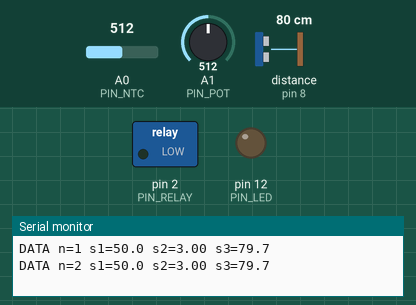
The sketch below on a simulated Arduino Uno, built with avr-gcc and run on an emulated ATmega328P. Shown: switched loads named in the sketch (green lamp = pin HIGH), output pins drawn as LEDs (lit = HIGH), the last lines printed to the serial monitor. Wiring (inferred from the names in the program): ultrasonic range finder: trigger pin 7; echo pin 8. Inputs (shaded band) come from the test bench; at power-on: A1 (PIN_POT) = 512, A0 (PIN_NTC) = 512, distance to the obstacle (sensor on pin 8) 80 cm. The echo pulse lasts 58.3 µs per cm; pins used as bus, display or sensor lines are not drawn.

Above: at 2.8 s.
2.9 s: A1 (PIN_POT) set to 668
4.4 s: A1 (PIN_POT) set to 692
At 6.1 s:
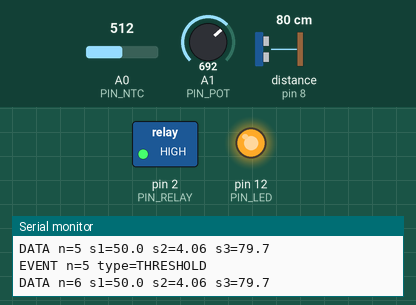
Timing chart, 0 to 7.6 s (numbered marks = the images above; inputs shaded):
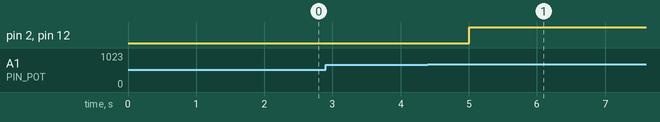

The sketch:

sketch.ino
```cpp
const unsigned long T_MS      = 1000;   // период опроса T = 1 с
const float         THRESHOLD = 4.0;    // порог: давление > 4 бар
const float S1_MIN = 0.0, S1_MAX = 100.0;   // диапазон NTC, °C
const float S2_MIN = 0.0, S2_MAX = 6.0;     // диапазон POT, бар
// -------------------------------------------------------------

const uint8_t PIN_NTC   = A0;
const uint8_t PIN_POT   = A1;
const uint8_t PIN_TRIG  = 7;
const uint8_t PIN_ECHO  = 8;
const uint8_t PIN_RELAY = 2;
const uint8_t PIN_LED   = 12;

unsigned long nMeas = 0;      // номер измерения n
unsigned long tPrev = 0;      // время предыдущего опроса
bool alarm = false;           // текущее состояние порога

// учебное допущение: шкала датчика линейная
float readScaled(uint8_t pin, float lo, float hi) {
  int raw = analogRead(pin);                  // 0…1023
  return lo + (hi - lo) * raw / 1023.0;
}

// расстояние, см (звук 343 м/с, путь туда-обратно)
float readDistanceCm() {
  digitalWrite(PIN_TRIG, LOW);  delayMicroseconds(2);
  digitalWrite(PIN_TRIG, HIGH); delayMicroseconds(10);
  digitalWrite(PIN_TRIG, LOW);
  unsigned long us = pulseIn(PIN_ECHO, HIGH, 30000UL);  // таймаут ~5 м
  if (us == 0) return 0.0;      // эха нет -> 0 см -> Node-RED запишет FAULT
  return us * 0.0343 / 2.0;
}

void setup() {
  Serial.begin(9600);
  pinMode(PIN_TRIG, OUTPUT);
  pinMode(PIN_ECHO, INPUT);
  pinMode(PIN_RELAY, OUTPUT);
  pinMode(PIN_LED, OUTPUT);
  digitalWrite(PIN_RELAY, LOW);
  digitalWrite(PIN_LED, LOW);
}

void loop() {
  if (millis() - tPrev < T_MS) return;   // опрос строго каждые T
  tPrev += T_MS;
  nMeas++;

  float s1 = readScaled(PIN_NTC, S1_MIN, S1_MAX);
  float s2 = readScaled(PIN_POT, S2_MIN, S2_MAX);
  float s3 = readDistanceCm();

  Serial.print(F("DATA n="));  Serial.print(nMeas);
  Serial.print(F(" s1="));     Serial.print(s1, 1);   // °C
  Serial.print(F(" s2="));     Serial.print(s2, 2);   // бар
  Serial.print(F(" s3="));     Serial.println(s3, 1); // см

  bool over = (s2 > THRESHOLD);
  if (over != alarm) {                   // печать события только по фронту
    alarm = over;
    digitalWrite(PIN_RELAY, alarm ? HIGH : LOW);
    digitalWrite(PIN_LED,   alarm ? HIGH : LOW);
    Serial.print(F("EVENT n=")); Serial.print(nMeas);
    Serial.println(alarm ? F(" type=THRESHOLD") : F(" type=NORMAL"));
  }
}
```

Measured:
- the behaviour switches between 682 and 683 on A1 (PIN_POT) (found by bisection; images 0 and 1)
- after the input at 4.4 s, pin 2 (PIN_RELAY), pin 12 (PIN_LED): LOW → HIGH after 0.61 s
